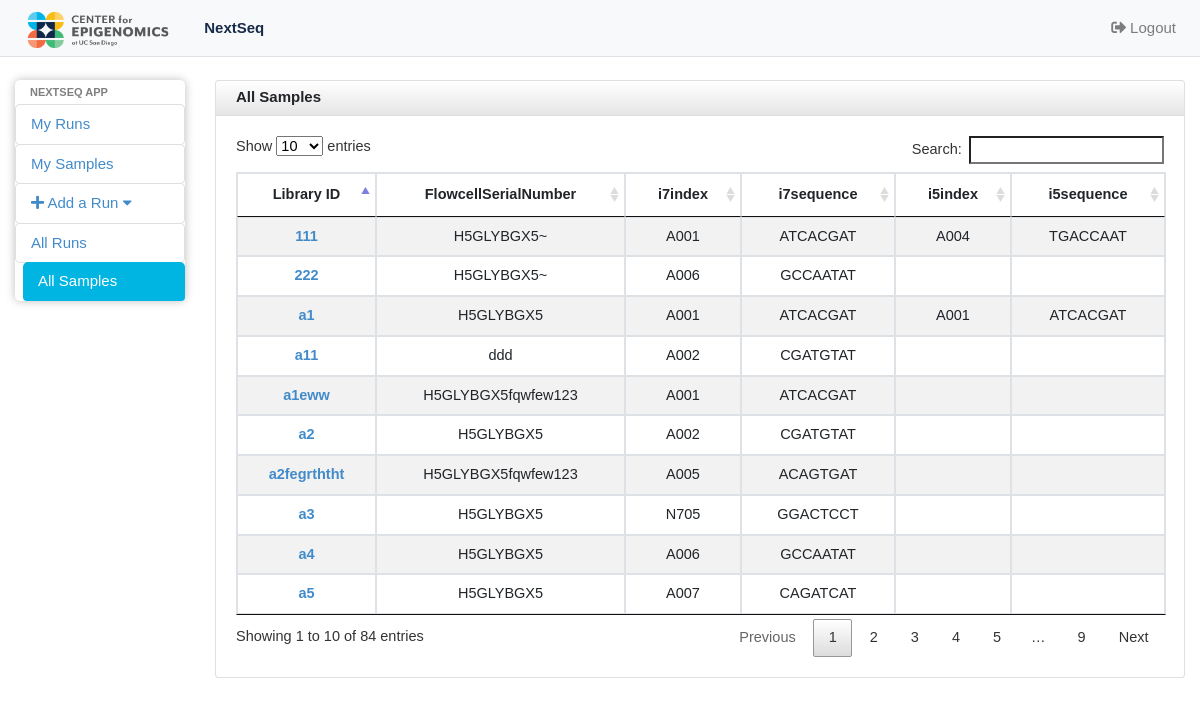
/nextseq_app/allsamples/ (signed in), run on the app's committed database.
### nextseq_app/models.py (models this page shows, shortened)
class LibrariesInRun(models.Model):
	singlerun = models.ForeignKey(RunInfo, on_delete=models.CASCADE)
	Library_ID = models.CharField(max_length=200,unique=True)
	i7index = models.ForeignKey(Barcode,related_name='i7_index', on_delete=models.CASCADE, blank=True, null=True)
	i5index = models.ForeignKey(Barcode,related_name='i5_index',on_delete=models.CASCADE, blank=True, null=True)
	class Meta:
		ordering = ['Library_ID']

class RunInfo(models.Model):
	Flowcell_ID  = models.CharField(max_length=200,unique=True, help_text='Please enter the FlowcellSerialNumber, like H5GLYBGX5')
	operator = models.ForeignKey(User, on_delete=models.CASCADE)
	date = models.DateField('I did this run on...',help_text='If the datepicker is not working, please enter in this form: yyyy-mm-dd, like 2018-04-03',blank=True,null=True)
	read_type_choice = (('SE','Single-end'),('PE','Paired-end'))
	read_type = models.CharField(max_length=2,choices=read_type_choice)
	read_length = models.CharField(max_length=50)
	def __str__(self):
		return self.Flowcell_ID
	class Meta:
		ordering = ['-date']

class Barcode(models.Model):
	indexid = models.CharField(max_length=200,unique=True)
	indexseq = models.CharField(max_length=200)
	def __str__(self):
		return self.indexid
	class Meta:
		ordering = ['indexid']

### nextseq_app/views.py (the view)
# urls.py: path('allsamples/', views.AllSamplesView,name='allsamples'),
@login_required
def AllSamplesView(request):
	Samples_list = LibrariesInRun.objects.all()
	barcodes_dic = BarcodeDic()
	number = LibrariesInRun.objects.count()
	context = {
		'Samples_list': Samples_list,
		'barcode': barcodes_dic,
		'number' : number
	}
	return render(request, 'nextseq_app/samplesinfo.html', context)

### nextseq_app/templatetags/nextseq_app_tags.py (called while the page is built)
@register.filter
def key(d, key_name):
	if key_name:
		return d[str(key_name)]
	else:
		return ''

### nextseq_app/views.py (called while the page is built)
def BarcodeDic():
	barcodes_dic = {}
	barcodes_list = Barcode.objects.all()
	for barcodes in barcodes_list:
		barcodes_dic[barcodes.indexid] = barcodes.indexseq
	return barcodes_dic

### templates/nextseq_app/samplesinfo.html (shortened to what this page needs)
{% extends 'nextseq_app/base.html' %}
{% block body %}
{% load static %}
{% load nextseq_app_tags %}
<div id="wrapper">
  <nav class="navbar navbar-expand-lg navbar-default navbar-light bg-light fixed-top borderline">
    <a class="navbar-brand" href="#"><img alt="Charisma Logo" src="{% static 'nextseq_app/images/CFE_Brandmark-01.png' %}" class="crop" margin="-200px 0 -200px 0" width=auto height=50 /></a>
    <div class="collapse navbar-collapse" id="navbarNavDropdown">
      <ul class="navbar-nav">
        <li class="nav-item">
          <a class="nav-link active" href="{% url 'nextseq_app:userruns' %}"> NextSeq <span class="sr-only">(current)</span></a>
        </li>
      </ul>
      <ul class="navbar-nav ml-auto">
        <li class="nav-item">
          <a class="nav-link" href="{% url 'nextseq_app:logout' %}"><i class="fas fa-sign-out-alt"></i> Logout</a>
        </li>
      </ul>
    </div>
  </nav>
  <div class="container-fluid">
    <div class="row">
      <div id="sidebar" class="col-sm-2 col-md-2 col-lg-2" role="navigation">
        <div class="list-group">
          <li class="sidebar-header">Nextseq App</li>
          <a href="{% url 'nextseq_app:userruns' %}" class="list-group-item list-group-item-action-custom">My Runs</a>
          <a href="{% url 'nextseq_app:usersamples' %}" class="list-group-item list-group-item-action-custom" >My Samples</a>
          <a href="#addrun" class="list-group-item list-group-item-action-custom" data-toggle="collapse" ><i class="fas fa-plus"></i> Add a Run <i class="fa fa-caret-down"></i></a>
          <a href="{% url 'nextseq_app:allruns' %}" class="list-group-item list-group-item-action-custom">All Runs</a>
          <a href="{% url 'nextseq_app:allsamples' %}" class="list-group-item list-group-item-action-custom active" >All Samples</a>
        </div>
      </div>
      <div id="content" class="col-sm-10 col-md-10 col-lg-10">
        <div class="card">
          <div class="card-header fortable">
            All Samples
          </div>
          <div class="card-body">
            <table class="table table-sm table-striped table-bordered datatable text-center">
              <thead>
                <tr>
                  <th scope="col">Library ID</th>
                  <th scope="col">FlowcellSerialNumber</th>
                  <th scope="col">i7index</th>
                  <th scope="col">i7sequence</th>
                  <th scope="col">i5index</th>
                  <th scope="col">i5sequence</th>
                </tr>
              </thead>
              <tbody>
                {% for sample in Samples_list %}
                <tr>
                  <td><a href="#"> {{ sample.Library_ID }} </a></td>
                  <td>{{  sample.singlerun }}</td>
                  <td>{{  sample.i7index|default_if_none:"" }}</td>
                  <td>{{ barcode|key:sample.i7index }}</td>
                  <td>{{  sample.i5index|default_if_none:"" }}</td>
                  <td>{{ barcode|key:sample.i5index }}</td>
                </tr>
                {% empty %}
                <li>No Runs yet.</li>
                {% endfor %}
              </tbody>
            </table>
          </div>
        </div>
      </div>
    </div>
  </div>
</div>
{% endblock %}

### nextseq_app/static/nextseq_app/css/style.css (style rules this page uses)
.navbar-default { border-bottom: 1px solid #dee2e6 !important; }
.borderline { border-bottom: "3px solid"; }
.crop { width: auto; height: 60px; margin: -20px 0 -20px 0; }
.nav-link.active { color: #182B49 !important; font-weight:bold !important; }
body { padding-top: 80px; background-color: #ffffff; font-size: 15px; font-family:"Mr Eaves Modern",Arial,sans-serif; }
table a, .linkblue { color: #428bca; font-weight: bold; }
#sidebar { border-radius: 5px; }
.card-body { font-size:14.5px; }
.sidebar-header { display: block; padding: 3px 15px; font-size: 11px; font-weight: bold; line-height: 18px; color: rgba(0, 0, 0, .5); text-shadow: 0 1px 0 rgba(255, 255, 255, 0.5); text-transform: uppercase; }
.list-group-item-action-custom { color: #428bca; background-color: white; -webkit-transition: .3s; -moz-transition: .3s; -ms-transition: .3s; -o-transition: .3s; transition: .3s; }
.list-group-item-action-custom.active { color: white; background-color: #00B5E2 ; margin-left: 8px; border-style: hidden; }
.list-group-item { border-radius: 5px; padding:8px 10px 8px 15px; }
.list-group { min-height: 0; box-shadow: 0 0 10px #BDBDBD; border-radius: 5px; border-bottom: 10px; margin-bottom: 0; padding-bottom: 0; max-height: none; }
.card-header.fortable { border: none; padding-top: 5px; border-bottom: 1px solid #DEDEDE; border-radius: 3px 3px 0 0; -webkit-border-radius: 3px 3px 0 0; -moz-border-radius: 3px 3px 0 0; height: 35px; min-height: 35px !important; margin-bottom: 0; font-weight: bold; background: -moz-linear-gradient(top, rgba(255, 255, 255, 0) 0%, rgba(0, 0, 0, 0.1) 100%); background: -webkit-gradient(linear, left top, left bottom, color-stop(0%, rgba(255, 255, 255, 0)), color-stop(100%, rgba(0, 0, 0, 0.1))); background: -webkit-linear-gradient(top, rgba(255, 255, 255, 0) 0%, rgba(0, 0, 0, 0.1) 100%); background: -o-linear-gradient(top, rgba(255, 255, 255, 0) 0%, rgba(0, 0, 0, 0.1) 100%); background: -ms-linear-gradient(top, rgba(255, 255, 255, 0) 0%, rgba(0, 0, 0, 0.1) 100%); background: linear-gradient(to bottom, rgba(255, 255, 255, 0) 0%, rgba(0, 0, 0, 0.1) 100%); filter: progid:DXImageTransform.Microsoft.gradient(startColorstr='#00ffffff', endColorstr='#1a000000', GradientType=0); }

### data on the page
LibrariesInRun: Library_ID "111", singlerun "H5GLYBGX5~", i7index "A001", i7index.indexid "ATCACGAT", i5index "A004", i5index.indexid "TGACCAAT"
LibrariesInRun: Library_ID "222", singlerun "H5GLYBGX5~", i7index "A006", i7index.indexid "GCCAATAT"
LibrariesInRun: Library_ID "a1", singlerun "H5GLYBGX5", i7index "A001", i7index.indexid "ATCACGAT", i5index "A001", i5index.indexid "ATCACGAT"
LibrariesInRun: Library_ID "a11", singlerun "ddd", i7index "A002", i7index.indexid "CGATGTAT"
LibrariesInRun: Library_ID "a1eww", singlerun "H5GLYBGX5fqwfew123", i7index "A001", i7index.indexid "ATCACGAT"
LibrariesInRun: Library_ID "a2", singlerun "H5GLYBGX5", i7index "A002", i7index.indexid "CGATGTAT"
LibrariesInRun: Library_ID "a2fegrththt", singlerun "H5GLYBGX5fqwfew123", i7index "A005", i7index.indexid "ACAGTGAT"
LibrariesInRun: Library_ID "a3", singlerun "H5GLYBGX5", i7index "N705", i7index.indexid "GGACTCCT"
LibrariesInRun: Library_ID "a4", singlerun "H5GLYBGX5", i7index "A006", i7index.indexid "GCCAATAT"
LibrariesInRun: Library_ID "a5", singlerun "H5GLYBGX5", i7index "A007", i7index.indexid "CAGATCAT"
